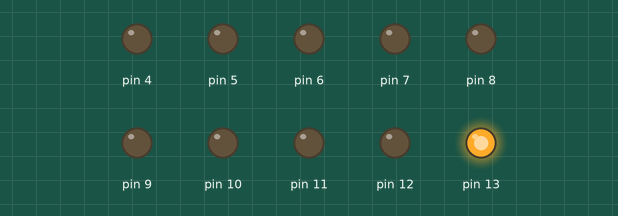
This sketch was run on a simulated Arduino Uno, built with avr-gcc and run on an emulated ATmega328P. Parts: output pins drawn as LEDs (lit = HIGH).

Above: at 0.05 s.
At 0.75 s:
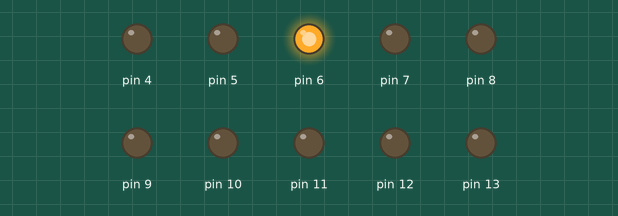
At 1.55 s:
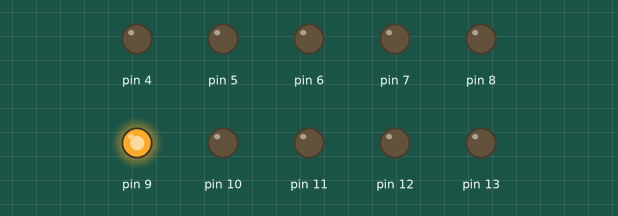
At 2.25 s:
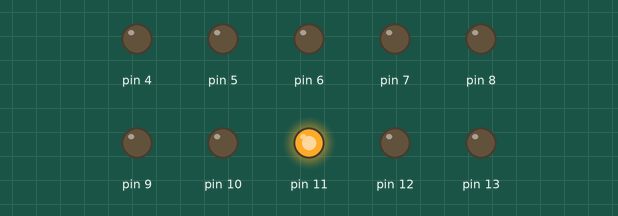
At 3.0 s:
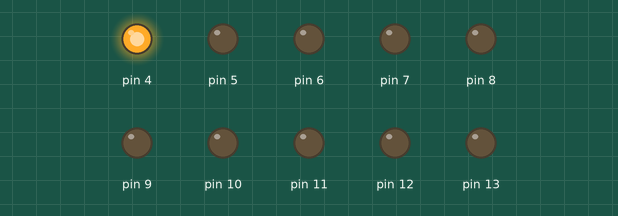
At 4.55 s:
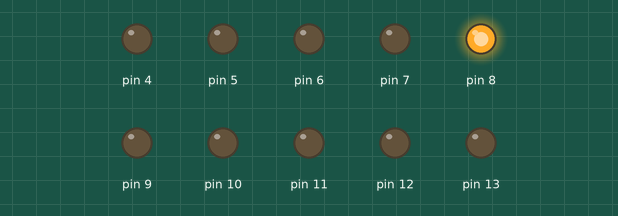
Timing chart, 0 to 4.8 s (numbered marks = the images above):
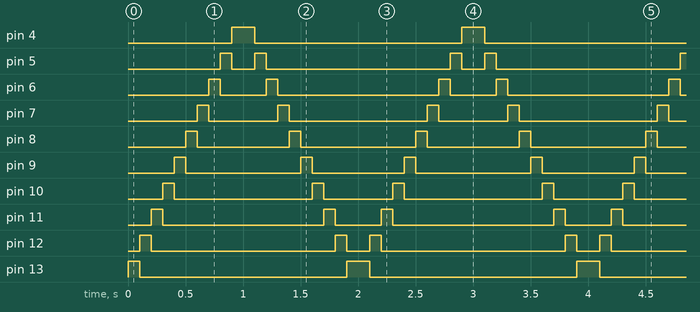

Measured:
- by itself, pin 4: alternates HIGH for 0.20 s and LOW for 1.8 s
- by itself, pin 5: repeats every 2.0 s: LOW 0.20 s, HIGH 0.10 s, LOW 1.6 s, HIGH 0.10 s
- by itself, pin 6: repeats every 2.0 s: LOW 0.40 s, HIGH 0.10 s, LOW 1.4 s, HIGH 0.10 s
- by itself, pin 7: repeats every 2.0 s: LOW 0.60 s, HIGH 0.10 s, LOW 1.2 s, HIGH 0.10 s
- by itself, pin 8: repeats every 2.0 s: LOW 0.80 s, HIGH 0.10 s, LOW 1.0 s, HIGH 0.10 s
- by itself, pin 9: repeats every 2.0 s: LOW 1.0 s, HIGH 0.10 s, LOW 0.80 s, HIGH 0.10 s
- by itself, pin 10: repeats every 2.0 s: LOW 1.2 s, HIGH 0.10 s, LOW 0.60 s, HIGH 0.10 s
- by itself, pin 11: repeats every 2.0 s: LOW 1.4 s, HIGH 0.10 s, LOW 0.40 s, HIGH 0.10 s

The sketch:

autoIncreible.ino
```cpp
void setup() {
  for(int i=13;i>3;i--){
  pinMode(i,OUTPUT);
  }
}

void loop() {
  for(int i=13;i>3;i--){
digitalWrite(i,HIGH);
delay(100);
digitalWrite(i,LOW);
  }
    for(int i=4;i<14;i++){
digitalWrite(i,HIGH);
delay(100);
digitalWrite(i,LOW);
  }
}
```
